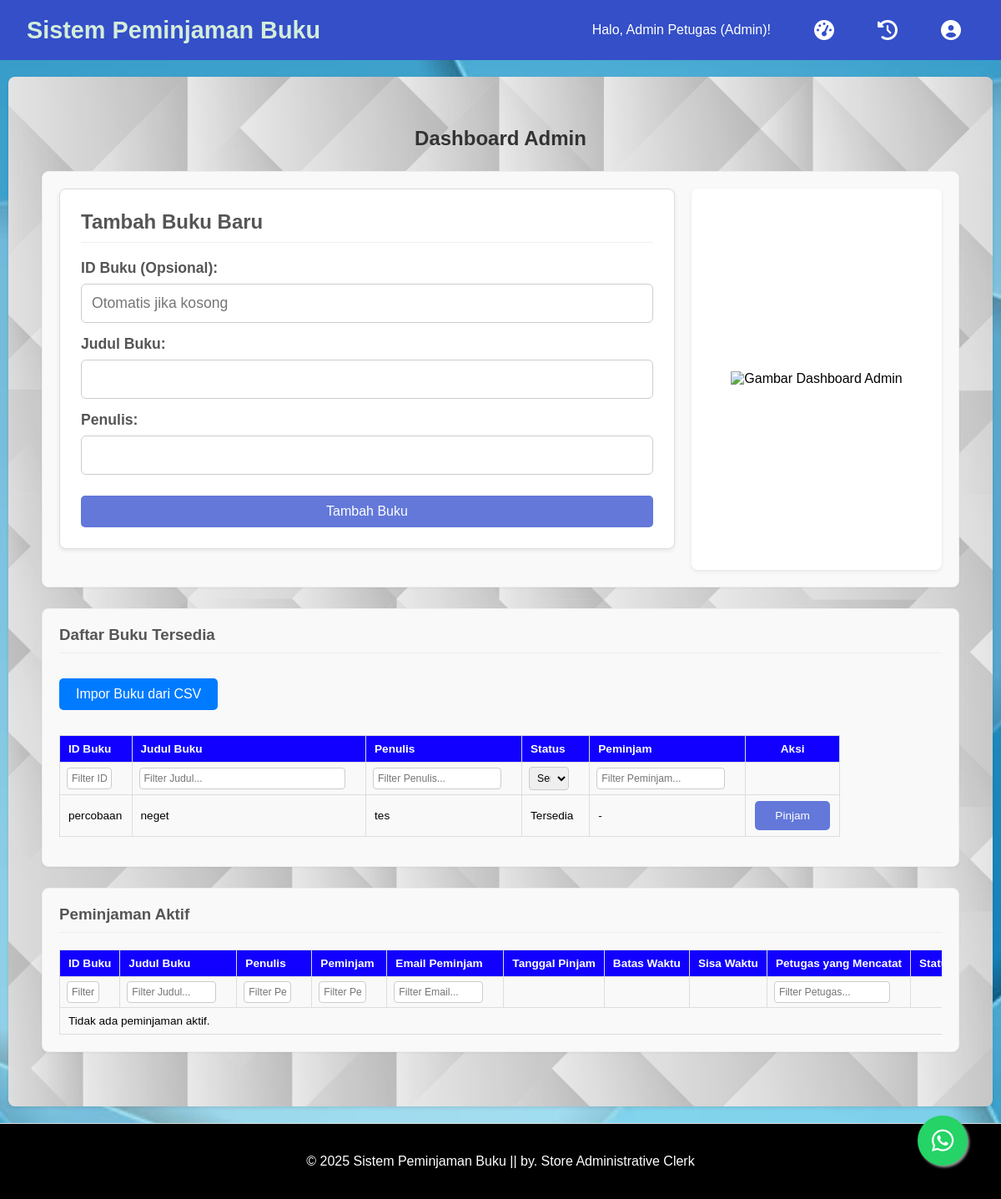
Page /admin_dashboard (signed in) on the committed database.
### tables this page shows
CREATE TABLE users (
            id INTEGER PRIMARY KEY AUTOINCREMENT,
            username TEXT UNIQUE NOT NULL,
            password TEXT NOT NULL,
            email TEXT,
            role TEXT DEFAULT 'peminjam',
            registration_date TIMESTAMP DEFAULT CURRENT_TIMESTAMP,
            full_name TEXT,
            reset_token TEXT,             -- Kolom untuk token reset password
            reset_token_expiration TEXT   -- Kolom untuk masa berlaku token
        );

CREATE TABLE books (
            id TEXT PRIMARY KEY,
            title TEXT NOT NULL,
            author TEXT NOT NULL,
            status TEXT NOT NULL DEFAULT 'Tersedia'
        );

### app.py (the view)
@app.route('/admin_dashboard')
@login_required
def admin_dashboard():
    if not current_user.is_admin():
        flash('Anda tidak memiliki izin untuk mengakses halaman ini.', 'danger')
        if current_user.is_developer():
            return redirect(url_for('developer_dashboard'))
        else:
            return redirect(url_for('dashboard'))
    conn = get_db_connection()
    books = conn.execute('''
        SELECT
            b.id,
            b.title,
            b.author,
            b.status,
            -- Prioritize borrower_name_manual, then full_name, then username
            COALESCE(l.borrower_name_manual, u.full_name, u.username) AS current_borrower_name
        FROM books b
        LEFT JOIN loans l ON b.id = l.book_id AND l.return_date IS NULL
        LEFT JOIN users u ON l.user_id = u.id
        ORDER BY b.title ASC
    ''').fetchall()
    loans = conn.execute('''
        SELECT
            l.id as loan_id,
            b.title,
            b.author,
            l.loan_date,
            l.due_date,
            l.return_date,
            l.recorded_by,
            b.id as book_id,
            -- Prioritize borrower_name_manual, then full_name, then username
            COALESCE(l.borrower_name_manual, bu.full_name, bu.username) AS borrower_display_name,
            l.borrower_email,
            -- Prioritize recorded_by, then petugas_name_manual, then username
            COALESCE(l.recorded_by, l.petugas_name_manual, pu.username, 'Tidak Diketahui') AS petugas_display_name
        FROM loans l
        JOIN books b ON l.book_id = b.id
        LEFT JOIN users bu ON l.user_id = bu.id -- Alias for Borrower User
        LEFT JOIN users pu ON l.petugas_id = pu.id -- Alias for Petugas User
        WHERE l.return_date IS NULL
        ORDER BY l.due_date ASC
    ''').fetchall()
    conn.close()
    today = datetime.now().date()
    overdue_loans = []
    for loan in loans:
        due_date_obj = datetime.strptime(loan['due_date'], '%Y-%m-%d').date()
        if today > due_date_obj:
            overdue_loans.append(loan)
    whatsapp_message = "Halo%2C%20saya%20ingin%20melaporkan%20masalah%20terkait%20penambahan%20id%20dan%20judul%20buku%20baru%20kedalam%20daftar%20buku."
    return render_template('admin_dashboard.html',
                           books=books,
                           loans=loans,
                           overdue_loans=overdue_loans,
                           current_user=current_user,
                           whatsapp_message=whatsapp_message) # Tambahan ini

### app.py (called while the page is built)
def get_db_connection():
    conn = sqlite3.connect(DATABASE)
    conn.row_factory = sqlite3.Row
    return conn

@login_manager.user_loader
def load_user(user_id):
    conn = get_db_connection()
    user_data = conn.execute('SELECT id, username, password, email, role, full_name, registration_date, reset_token, reset_token_expiration FROM users WHERE id = ?', (user_id,)).fetchone()
    conn.close()
    if user_data:
        return User(user_data['id'], user_data['username'], user_data['password'], user_data['email'], user_data['role'], user_data['full_name'], user_data['registration_date'], user_data['reset_token'], user_data['reset_token_expiration'])
    return None

@app.before_request
def before_request():
    pass

    def is_admin(self):
        return self.role == 'admin'

### templates/admin_dashboard.html (shortened to what this page needs)
{% extends "base.html" %}
{% block content %}
<div class="dashboard-container">
    <h2>Dashboard Admin</h2>
    <div class="section add-book-section-container">
        <div class="section add-book-form-area">
            <h3>Tambah Buku Baru</h3>
            <form method="POST" action="{{ url_for('add_book') }}" class="add-book-form">
                <div class="form-group">
                    <label for="book_id">ID Buku (Opsional):</label>
                    <input type="text" id="book_id" name="book_id" placeholder="Otomatis jika kosong">
                </div>
                <div class="form-group">
                    <label for="title">Judul Buku:</label>
                    <input type="text" id="title" name="title" required>
                </div>
                <div class="form-group">
                    <label for="author">Penulis:</label>
                    <input type="text" id="author" name="author" required>
                </div>
                <button type="submit">Tambah Buku</button>
            </form>
        </div>
        <div class="admin-dashboard-image-wrapper image-desktop-side">
            <img src="{{ url_for('static', filename='images/LOGO_G.png') }}" alt="Gambar Dashboard Admin" class="admin-dashboard-image">
        </div>
    </div>
    <div class="section">
        <h3>Daftar Buku Tersedia</h3>
        <a href="{{ url_for('import_books') }}" class="button import-button" style="margin-bottom: 15px;">Impor Buku dari CSV</a>
        <table class="data-table" id="booksTable">
            <thead>
                <tr>
                    <th>ID Buku</th>
                    <th>Judul Buku</th>
                    <th>Penulis</th>
                    <th>Status</th>
                    <th>Peminjam</th>
                    <th>Aksi</th>
                </tr>
                <tr class="filter-row">
                    <td><input type="text" id="filterId" onkeyup="filterBooksTable()" placeholder="Filter ID..."></td>
                    <td><input type="text" id="filterTitle" onkeyup="filterBooksTable()" placeholder="Filter Judul..."></td>
                    <td><input type="text" id="filterAuthor" onkeyup="filterBooksTable()" placeholder="Filter Penulis..."></td>
                    <td>
                        <select id="filterStatus" onchange="filterBooksTable()">
                            <option value="">Semua Status</option>
                        </select>
                    </td>
                    <td><input type="text" id="filterBorrower" onkeyup="filterBooksTable()" placeholder="Filter Peminjam..."></td>
                    <td></td>
                </tr>
            </thead>
            <tbody>
                {% for book in books %}
                <tr>
                    <td>{{ book.id }}</td>
                    <td>{{ book.title }}</td>
                    <td>{{ book.author }}</td>
                    <td>{{ book.status }}</td>
                    <td>
                        {% if book.status == 'Dipinjam' %}
                            {{ book.current_borrower_name if book.current_borrower_name else 'Tidak diketahui' }}
                        {% else %}
                            -
                        {% endif %}
                    </td>
                    <td>
                        {% if book.status == 'Tersedia' %}
                            <a href="{{ url_for('borrow_book', book_id=book.id) }}" class="button borrow-button">Pinjam</a>
                        {% else %}
                            <span class="button disabled">Dipinjam</span>
                        {% endif %}
                    </td>
                </tr>
                {% endfor %}
            </tbody>
        </table>
    </div>
    <div class="section">
        <h3>Peminjaman Aktif</h3>
        <table class="data-table" id="loansTable">
            <thead>
                <tr>
                    <th>ID Buku</th>
                    <th>Judul Buku</th>
                    <th>Penulis</th>
                    <th>Peminjam</th>
                    <th>Email Peminjam</th>
                    <th>Tanggal Pinjam</th>
                    <th>Batas Waktu</th>
                    <th>Sisa Waktu</th>
                    <th>Petugas yang Mencatat</th>
                    <th>Status Pengembalian</th>
                </tr>
                <tr class="filter-row">
                    <td><input type="text" id="filterLoanBookId" onkeyup="filterLoansTable()" placeholder="Filter ID Buku..."></td>
                    <td><input type="text" id="filterLoanTitle" onkeyup="filterLoansTable()" placeholder="Filter Judul..."></td>
                    <td><input type="text" id="filterLoanAuthor" onkeyup="filterLoansTable()" placeholder="Filter Penulis..."></td>
                    <td><input type="text" id="filterLoanBorrower" onkeyup="filterLoansTable()" placeholder="Filter Peminjam..."></td>
                    <td><input type="text" id="filterLoanEmail" onkeyup="filterLoansTable()" placeholder="Filter Email..."></td>
                    <td></td>
                    <td></td>
                    <td></td>
                    <td><input type="text" id="filterLoanPetugas" onkeyup="filterLoansTable()" placeholder="Filter Petugas..."></td>
                    <td></td>
                </tr>
            </thead>
            <tbody>
                {% if loans %}
                    {% for loan in loans %}
                    <tr>
                        <td>{{ loan.book_id }}</td>
                        <td>{{ loan.title }}</td>
                        <td>{{ loan.author }}</td>
                        <td>{{ loan.borrower_display_name if loan.borrower_display_name else 'Tidak diketahui' }}</td>
                        <td>{{ loan.borrower_email if loan.borrower_email else '-' }}</td>
                        <td>{{ loan.loan_date }}</td>
                        <td class="{{ 'overdue-text' if (loan.due_date | is_overdue) }}">
                            {{ loan.due_date }}
                        </td>
                        <td class="countdown-timer" data-due-date="{{ loan.due_date }}">
                            Memuat...
                        </td>
                        <td>{{ loan.petugas_display_name if loan.petugas_display_name else '-' }}</td>
                        <td>
                            {% if loan.return_date %}
                                Dikembalikan: {{ loan.return_date }}
                            {% else %}
                                Belum Dikembalikan
                            {% endif %}
                        </td>
                        <td>
                            {% if not loan.return_date %}
                                <a href="{{ url_for('return_book', loan_id=loan.loan_id) }}" class="button return-button">Kembalikan</a>
                            {% else %}
                                <span class="button disabled">Sudah Dikembalikan</span>
                            {% endif %}
                        </td>
                    </tr>
                    {% endfor %}
                {% else %}
                    <tr>
                        <td colspan="11">Tidak ada peminjaman aktif.</td>
                    </tr>
                {% endif %}
            </tbody>
        </table>
    </div>
</div>
{% endblock %}

### templates/base.html (shortened to what this page needs)
<!DOCTYPE html>
<html lang="id">
<head>
    <link rel="stylesheet" href="{{ url_for('static', filename='style.css') }}">
    <link rel="stylesheet" href="https://cdnjs.cloudflare.com/ajax/libs/font-awesome/6.0.0-beta3/css/all.min.css">
</head>
<body>
    <header>
        <h1>Sistem Peminjaman Buku</h1>
        <nav>
            <ul class="nav-links">
                {% if current_user.is_authenticated %}
                    <li><span>Halo, {{ current_user.full_name if current_user.full_name else current_user.username }} ({{ current_user.role.capitalize() }})!</span></li>
                    {% if current_user.is_admin() %}
                        <li><a href="{{ url_for('admin_dashboard') }}" aria-label="Dashboard Admin" title="Dashboard Admin"><i class="fas fa-tachometer-alt menu-icon"></i></a></li>
                        <li><a href="{{ url_for('loan_history') }}" aria-label="Riwayat Peminjaman Admin" title="Riwayat Peminjaman (Admin)"><i class="fas fa-history menu-icon"></i></a></li>
                    {% else %}
                        <li><a href="{{ url_for('loan_history') }}" aria-label="Riwayat Peminjaman Saya" title="Riwayat Peminjaman Saya"><i class="fas fa-history menu-icon"></i></a></li>
                    {% endif %}
                    <li><a href="#" id="profile-toggle-button" aria-label="Profil Anda" title="Profil"><i class="fas fa-user-circle menu-icon"></i></a></li>
                {% else %}
                    <li><a href="{{ url_for('login') }}" aria-label="Login" title="Login"><i class="fas fa-sign-in-alt menu-icon"></i></a></li>
                    <li><a href="{{ url_for('register') }}" aria-label="Daftar" title="Daftar"><i class="fas fa-user-plus menu-icon"></i></a></li>
                {% endif %}
            </ul>
        </nav>
    </header>
    <main id="main-content">
        {% block content %}{% endblock %}
    </main>
    <footer>
        <p>&copy; 2025 Sistem Peminjaman Buku || by. Store Administrative Clerk</p>
    </footer>
    {% if whatsapp_message is defined %}
    <a href="https://wa.me/6281290452571?text={{ whatsapp_message }}" target="_blank" class="whatsapp-float">
        <i class="fab fa-whatsapp whatsapp-icon"></i>
    </a>
    {% endif %}
</body>
</html>

### rows in the picture
users: full_name "Admin Petugas", role "Admin"
books: id "percobaan", title "neget", author "tes", status "Tersedia"
